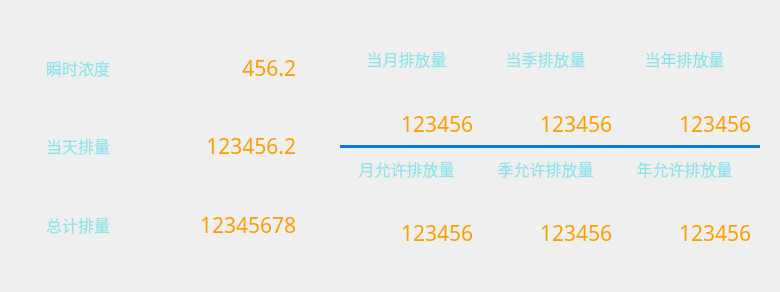
<?xml version="1.0" encoding="UTF-8"?>
<ui version="4.0">
 <class>PHRtdwidget</class>
 <widget class="QWidget" name="PHRtdwidget">
  <property name="geometry">
   <rect>
    <x>0</x>
    <y>0</y>
    <width>780</width>
    <height>292</height>
   </rect>
  </property>
  <property name="windowTitle">
   <string>Form</string>
  </property>
  <layout class="QVBoxLayout" name="verticalLayout_4">
   <item>
    <layout class="QHBoxLayout" name="horizontalLayout_8">
     <property name="spacing">
      <number>1</number>
     </property>
     <item>
      <widget class="QWidget" name="widget_left_main" native="true">
       <property name="sizePolicy">
        <sizepolicy hsizetype="Expanding" vsizetype="Expanding">
         <horstretch>0</horstretch>
         <verstretch>0</verstretch>
        </sizepolicy>
       </property>
       <property name="minimumSize">
        <size>
         <width>300</width>
         <height>0</height>
        </size>
       </property>
       <property name="maximumSize">
        <size>
         <width>300</width>
         <height>280</height>
        </size>
       </property>
       <layout class="QVBoxLayout" name="verticalLayout">
        <property name="leftMargin">
         <number>20</number>
        </property>
        <property name="topMargin">
         <number>20</number>
        </property>
        <property name="rightMargin">
         <number>0</number>
        </property>
        <property name="bottomMargin">
         <number>20</number>
        </property>
        <item>
         <widget class="QWidget" name="widget_light_top" native="true">
          <layout class="QHBoxLayout" name="horizontalLayout">
           <property name="leftMargin">
            <number>15</number>
           </property>
           <property name="rightMargin">
            <number>15</number>
           </property>
           <item>
            <widget class="QLabel" name="lab_light_main">
             <property name="font">
              <font>
               <family>楷体</family>
               <pointsize>12</pointsize>
               <weight>9</weight>
               <italic>false</italic>
               <bold>false</bold>
              </font>
             </property>
             <property name="styleSheet">
              <string notr="true">color: rgb(142, 227, 235);
font: 75 12pt &quot;楷体&quot;;</string>
             </property>
             <property name="text">
              <string>瞬时浓度</string>
             </property>
            </widget>
           </item>
           <item>
            <layout class="QHBoxLayout" name="horizontalLayout_12">
             <item>
              <widget class="QLabel" name="label_rtd">
               <property name="font">
                <font>
                 <family>楷体</family>
                 <pointsize>16</pointsize>
                </font>
               </property>
               <property name="layoutDirection">
                <enum>Qt::LeftToRight</enum>
               </property>
               <property name="styleSheet">
                <string notr="true">color: rgb(255, 158, 0);</string>
               </property>
               <property name="text">
                <string>456.2</string>
               </property>
               <property name="textFormat">
                <enum>Qt::AutoText</enum>
               </property>
               <property name="alignment">
                <set>Qt::AlignRight|Qt::AlignTrailing|Qt::AlignVCenter</set>
               </property>
              </widget>
             </item>
            </layout>
           </item>
          </layout>
         </widget>
        </item>
        <item>
         <widget class="QWidget" name="widget_light_mid" native="true">
          <layout class="QHBoxLayout" name="horizontalLayout_2">
           <property name="leftMargin">
            <number>15</number>
           </property>
           <property name="rightMargin">
            <number>15</number>
           </property>
           <item>
            <widget class="QLabel" name="lab_light_top">
             <property name="minimumSize">
              <size>
               <width>75</width>
               <height>0</height>
              </size>
             </property>
             <property name="maximumSize">
              <size>
               <width>16777215</width>
               <height>16777215</height>
              </size>
             </property>
             <property name="font">
              <font>
               <family>楷体</family>
               <pointsize>12</pointsize>
               <weight>9</weight>
               <italic>false</italic>
               <bold>false</bold>
              </font>
             </property>
             <property name="styleSheet">
              <string notr="true">color: rgb(142, 227, 235);
font: 75 12pt &quot;楷体&quot;;</string>
             </property>
             <property name="text">
              <string>当天排量</string>
             </property>
            </widget>
           </item>
           <item>
            <layout class="QHBoxLayout" name="horizontalLayout_13">
             <item>
              <widget class="QLabel" name="label_cur_day">
               <property name="font">
                <font>
                 <family>楷体</family>
                 <pointsize>16</pointsize>
                </font>
               </property>
               <property name="styleSheet">
                <string notr="true">color: rgb(255, 158, 0);</string>
               </property>
               <property name="text">
                <string>123456.2</string>
               </property>
               <property name="alignment">
                <set>Qt::AlignRight|Qt::AlignTrailing|Qt::AlignVCenter</set>
               </property>
              </widget>
             </item>
            </layout>
           </item>
          </layout>
         </widget>
        </item>
        <item>
         <widget class="QWidget" name="widget_light_bottom" native="true">
          <layout class="QHBoxLayout" name="horizontalLayout_3">
           <property name="leftMargin">
            <number>15</number>
           </property>
           <property name="rightMargin">
            <number>15</number>
           </property>
           <item>
            <widget class="QLabel" name="lab_light_help">
             <property name="minimumSize">
              <size>
               <width>75</width>
               <height>0</height>
              </size>
             </property>
             <property name="maximumSize">
              <size>
               <width>16777215</width>
               <height>16777215</height>
              </size>
             </property>
             <property name="font">
              <font>
               <family>楷体</family>
               <pointsize>12</pointsize>
               <weight>9</weight>
               <italic>false</italic>
               <bold>false</bold>
              </font>
             </property>
             <property name="styleSheet">
              <string notr="true">color: rgb(142, 227, 235);
font: 75 12pt &quot;楷体&quot;;</string>
             </property>
             <property name="text">
              <string>总计排量</string>
             </property>
            </widget>
           </item>
           <item>
            <layout class="QHBoxLayout" name="horizontalLayout_14">
             <item>
              <widget class="QLabel" name="label_cou">
               <property name="font">
                <font>
                 <family>楷体</family>
                 <pointsize>16</pointsize>
                </font>
               </property>
               <property name="styleSheet">
                <string notr="true">color: rgb(255, 158, 0);</string>
               </property>
               <property name="text">
                <string>12345678</string>
               </property>
               <property name="alignment">
                <set>Qt::AlignRight|Qt::AlignTrailing|Qt::AlignVCenter</set>
               </property>
              </widget>
             </item>
            </layout>
           </item>
          </layout>
         </widget>
        </item>
       </layout>
      </widget>
     </item>
     <item>
      <spacer name="horizontalSpacer_4">
       <property name="orientation">
        <enum>Qt::Horizontal</enum>
       </property>
       <property name="sizeType">
        <enum>QSizePolicy::Maximum</enum>
       </property>
       <property name="sizeHint" stdset="0">
        <size>
         <width>20</width>
         <height>20</height>
        </size>
       </property>
      </spacer>
     </item>
     <item>
      <widget class="QWidget" name="widget_right_main" native="true">
       <property name="sizePolicy">
        <sizepolicy hsizetype="Expanding" vsizetype="Expanding">
         <horstretch>0</horstretch>
         <verstretch>0</verstretch>
        </sizepolicy>
       </property>
       <property name="maximumSize">
        <size>
         <width>480</width>
         <height>240</height>
        </size>
       </property>
       <layout class="QHBoxLayout" name="horizontalLayout_6">
        <item>
         <widget class="QWidget" name="widget_temp" native="true">
          <property name="minimumSize">
           <size>
            <width>300</width>
            <height>0</height>
           </size>
          </property>
          <layout class="QGridLayout" name="gridLayout">
           <item row="5" column="0" colspan="3">
            <widget class="QLabel" name="label_div">
             <property name="sizePolicy">
              <sizepolicy hsizetype="Expanding" vsizetype="Maximum">
               <horstretch>0</horstretch>
               <verstretch>0</verstretch>
              </sizepolicy>
             </property>
             <property name="minimumSize">
              <size>
               <width>420</width>
               <height>0</height>
              </size>
             </property>
             <property name="maximumSize">
              <size>
               <width>16777215</width>
               <height>3</height>
              </size>
             </property>
             <property name="styleSheet">
              <string notr="true">background-color: rgb(7, 122, 229);</string>
             </property>
             <property name="text">
              <string/>
             </property>
             <property name="alignment">
              <set>Qt::AlignCenter</set>
             </property>
            </widget>
           </item>
           <item row="9" column="0">
            <layout class="QVBoxLayout" name="verticalLayout_3">
             <item>
              <layout class="QVBoxLayout" name="verticalLayout_14">
               <item>
                <widget class="QLabel" name="label_2">
                 <property name="minimumSize">
                  <size>
                   <width>0</width>
                   <height>30</height>
                  </size>
                 </property>
                 <property name="font">
                  <font>
                   <family>楷体</family>
                   <pointsize>12</pointsize>
                  </font>
                 </property>
                 <property name="styleSheet">
                  <string notr="true">color: rgb(142, 227, 235);</string>
                 </property>
                 <property name="text">
                  <string>月允许排放量</string>
                 </property>
                 <property name="alignment">
                  <set>Qt::AlignCenter</set>
                 </property>
                </widget>
               </item>
              </layout>
             </item>
             <item>
              <spacer name="verticalSpacer_4">
               <property name="orientation">
                <enum>Qt::Vertical</enum>
               </property>
               <property name="sizeHint" stdset="0">
                <size>
                 <width>20</width>
                 <height>20</height>
                </size>
               </property>
              </spacer>
             </item>
             <item>
              <layout class="QHBoxLayout" name="horizontalLayout_9">
               <item>
                <widget class="QLabel" name="label_set_mon">
                 <property name="minimumSize">
                  <size>
                   <width>104</width>
                   <height>0</height>
                  </size>
                 </property>
                 <property name="maximumSize">
                  <size>
                   <width>16777215</width>
                   <height>16777215</height>
                  </size>
                 </property>
                 <property name="font">
                  <font>
                   <family>楷体</family>
                   <pointsize>16</pointsize>
                  </font>
                 </property>
                 <property name="styleSheet">
                  <string notr="true">color: rgb(255, 158, 0);</string>
                 </property>
                 <property name="text">
                  <string>123456</string>
                 </property>
                 <property name="alignment">
                  <set>Qt::AlignRight|Qt::AlignTrailing|Qt::AlignVCenter</set>
                 </property>
                </widget>
               </item>
              </layout>
             </item>
            </layout>
           </item>
           <item row="9" column="1">
            <layout class="QVBoxLayout" name="verticalLayout_15">
             <item>
              <layout class="QVBoxLayout" name="verticalLayout_17">
               <item>
                <widget class="QLabel" name="label_4">
                 <property name="minimumSize">
                  <size>
                   <width>0</width>
                   <height>30</height>
                  </size>
                 </property>
                 <property name="maximumSize">
                  <size>
                   <width>16777215</width>
                   <height>30</height>
                  </size>
                 </property>
                 <property name="font">
                  <font>
                   <family>楷体</family>
                   <pointsize>12</pointsize>
                  </font>
                 </property>
                 <property name="styleSheet">
                  <string notr="true">color: rgb(142, 227, 235);</string>
                 </property>
                 <property name="text">
                  <string>季允许排放量</string>
                 </property>
                 <property name="alignment">
                  <set>Qt::AlignCenter</set>
                 </property>
                </widget>
               </item>
              </layout>
             </item>
             <item>
              <spacer name="verticalSpacer_5">
               <property name="orientation">
                <enum>Qt::Vertical</enum>
               </property>
               <property name="sizeHint" stdset="0">
                <size>
                 <width>20</width>
                 <height>20</height>
                </size>
               </property>
              </spacer>
             </item>
             <item>
              <layout class="QHBoxLayout" name="horizontalLayout_10">
               <item>
                <widget class="QLabel" name="label_set_qut">
                 <property name="font">
                  <font>
                   <family>楷体</family>
                   <pointsize>16</pointsize>
                  </font>
                 </property>
                 <property name="styleSheet">
                  <string notr="true">color: rgb(255, 158, 0);</string>
                 </property>
                 <property name="text">
                  <string>123456</string>
                 </property>
                 <property name="alignment">
                  <set>Qt::AlignRight|Qt::AlignTrailing|Qt::AlignVCenter</set>
                 </property>
                </widget>
               </item>
              </layout>
             </item>
            </layout>
           </item>
           <item row="9" column="2">
            <layout class="QVBoxLayout" name="verticalLayout_18">
             <item>
              <layout class="QVBoxLayout" name="verticalLayout_19">
               <item>
                <widget class="QLabel" name="label_9">
                 <property name="minimumSize">
                  <size>
                   <width>0</width>
                   <height>30</height>
                  </size>
                 </property>
                 <property name="maximumSize">
                  <size>
                   <width>16777215</width>
                   <height>30</height>
                  </size>
                 </property>
                 <property name="font">
                  <font>
                   <family>楷体</family>
                   <pointsize>12</pointsize>
                   <weight>9</weight>
                   <italic>false</italic>
                   <bold>false</bold>
                  </font>
                 </property>
                 <property name="styleSheet">
                  <string notr="true">color: rgb(142, 227, 235);
font: 75 12pt &quot;楷体&quot;;</string>
                 </property>
                 <property name="text">
                  <string>年允许排放量</string>
                 </property>
                 <property name="alignment">
                  <set>Qt::AlignCenter</set>
                 </property>
                </widget>
               </item>
              </layout>
             </item>
             <item>
              <spacer name="verticalSpacer_6">
               <property name="orientation">
                <enum>Qt::Vertical</enum>
               </property>
               <property name="sizeHint" stdset="0">
                <size>
                 <width>20</width>
                 <height>20</height>
                </size>
               </property>
              </spacer>
             </item>
             <item>
              <layout class="QHBoxLayout" name="horizontalLayout_11">
               <item>
                <widget class="QLabel" name="label_set_yea">
                 <property name="font">
                  <font>
                   <family>楷体</family>
                   <pointsize>16</pointsize>
                  </font>
                 </property>
                 <property name="styleSheet">
                  <string notr="true">color: rgb(255, 158, 0);</string>
                 </property>
                 <property name="text">
                  <string>123456</string>
                 </property>
                 <property name="alignment">
                  <set>Qt::AlignRight|Qt::AlignTrailing|Qt::AlignVCenter</set>
                 </property>
                </widget>
               </item>
              </layout>
             </item>
            </layout>
           </item>
           <item row="2" column="1">
            <layout class="QVBoxLayout" name="verticalLayout_5">
             <item>
              <layout class="QVBoxLayout" name="verticalLayout_6">
               <item>
                <widget class="QLabel" name="label_3">
                 <property name="minimumSize">
                  <size>
                   <width>130</width>
                   <height>30</height>
                  </size>
                 </property>
                 <property name="maximumSize">
                  <size>
                   <width>16777215</width>
                   <height>30</height>
                  </size>
                 </property>
                 <property name="font">
                  <font>
                   <family>楷体</family>
                   <pointsize>12</pointsize>
                   <weight>9</weight>
                   <italic>false</italic>
                   <bold>false</bold>
                  </font>
                 </property>
                 <property name="styleSheet">
                  <string notr="true">color: rgb(142, 227, 235);
font: 75 12pt &quot;楷体&quot;;</string>
                 </property>
                 <property name="text">
                  <string>当季排放量</string>
                 </property>
                 <property name="alignment">
                  <set>Qt::AlignCenter</set>
                 </property>
                </widget>
               </item>
              </layout>
             </item>
             <item>
              <spacer name="verticalSpacer_2">
               <property name="orientation">
                <enum>Qt::Vertical</enum>
               </property>
               <property name="sizeHint" stdset="0">
                <size>
                 <width>20</width>
                 <height>20</height>
                </size>
               </property>
              </spacer>
             </item>
             <item>
              <layout class="QHBoxLayout" name="horizontalLayout_4">
               <item>
                <widget class="QLabel" name="label_cur_qut">
                 <property name="font">
                  <font>
                   <family>楷体</family>
                   <pointsize>16</pointsize>
                  </font>
                 </property>
                 <property name="styleSheet">
                  <string notr="true">color: rgb(255, 158, 0);</string>
                 </property>
                 <property name="text">
                  <string>123456</string>
                 </property>
                 <property name="alignment">
                  <set>Qt::AlignRight|Qt::AlignTrailing|Qt::AlignVCenter</set>
                 </property>
                </widget>
               </item>
              </layout>
             </item>
            </layout>
           </item>
           <item row="2" column="0">
            <layout class="QVBoxLayout" name="verticalLayout_2">
             <item>
              <layout class="QVBoxLayout" name="verticalLayout_8">
               <item>
                <widget class="QLabel" name="label">
                 <property name="minimumSize">
                  <size>
                   <width>130</width>
                   <height>30</height>
                  </size>
                 </property>
                 <property name="maximumSize">
                  <size>
                   <width>134</width>
                   <height>30</height>
                  </size>
                 </property>
                 <property name="font">
                  <font>
                   <family>楷体</family>
                   <pointsize>12</pointsize>
                   <weight>9</weight>
                   <italic>false</italic>
                   <bold>false</bold>
                  </font>
                 </property>
                 <property name="styleSheet">
                  <string notr="true">color: rgb(142, 227, 235);
font: 75 12pt &quot;楷体&quot;;</string>
                 </property>
                 <property name="text">
                  <string>当月排放量</string>
                 </property>
                 <property name="alignment">
                  <set>Qt::AlignCenter</set>
                 </property>
                </widget>
               </item>
              </layout>
             </item>
             <item>
              <spacer name="verticalSpacer">
               <property name="orientation">
                <enum>Qt::Vertical</enum>
               </property>
               <property name="sizeHint" stdset="0">
                <size>
                 <width>20</width>
                 <height>20</height>
                </size>
               </property>
              </spacer>
             </item>
             <item>
              <layout class="QHBoxLayout" name="horizontalLayout_7">
               <item>
                <widget class="QLabel" name="label_cur_mon">
                 <property name="font">
                  <font>
                   <family>楷体</family>
                   <pointsize>16</pointsize>
                  </font>
                 </property>
                 <property name="styleSheet">
                  <string notr="true">color: rgb(255, 158, 0);</string>
                 </property>
                 <property name="text">
                  <string>123456</string>
                 </property>
                 <property name="alignment">
                  <set>Qt::AlignRight|Qt::AlignTrailing|Qt::AlignVCenter</set>
                 </property>
                </widget>
               </item>
              </layout>
             </item>
            </layout>
           </item>
           <item row="2" column="2">
            <layout class="QVBoxLayout" name="verticalLayout_7">
             <item>
              <layout class="QVBoxLayout" name="verticalLayout_9">
               <item>
                <widget class="QLabel" name="label_8">
                 <property name="minimumSize">
                  <size>
                   <width>130</width>
                   <height>30</height>
                  </size>
                 </property>
                 <property name="maximumSize">
                  <size>
                   <width>16777215</width>
                   <height>30</height>
                  </size>
                 </property>
                 <property name="font">
                  <font>
                   <family>楷体</family>
                   <pointsize>12</pointsize>
                   <weight>9</weight>
                   <italic>false</italic>
                   <bold>false</bold>
                  </font>
                 </property>
                 <property name="styleSheet">
                  <string notr="true">color: rgb(142, 227, 235);
font: 75 12pt &quot;楷体&quot;;</string>
                 </property>
                 <property name="text">
                  <string>当年排放量</string>
                 </property>
                 <property name="alignment">
                  <set>Qt::AlignCenter</set>
                 </property>
                </widget>
               </item>
              </layout>
             </item>
             <item>
              <spacer name="verticalSpacer_3">
               <property name="orientation">
                <enum>Qt::Vertical</enum>
               </property>
               <property name="sizeHint" stdset="0">
                <size>
                 <width>20</width>
                 <height>20</height>
                </size>
               </property>
              </spacer>
             </item>
             <item>
              <layout class="QHBoxLayout" name="horizontalLayout_5">
               <item>
                <widget class="QLabel" name="label_cur_yea">
                 <property name="font">
                  <font>
                   <family>楷体</family>
                   <pointsize>16</pointsize>
                  </font>
                 </property>
                 <property name="styleSheet">
                  <string notr="true">color: rgb(255, 158, 0);</string>
                 </property>
                 <property name="text">
                  <string>123456</string>
                 </property>
                 <property name="alignment">
                  <set>Qt::AlignRight|Qt::AlignTrailing|Qt::AlignVCenter</set>
                 </property>
                </widget>
               </item>
              </layout>
             </item>
            </layout>
           </item>
          </layout>
         </widget>
        </item>
       </layout>
      </widget>
     </item>
    </layout>
   </item>
  </layout>
 </widget>
 <resources/>
 <connections/>
</ui>
